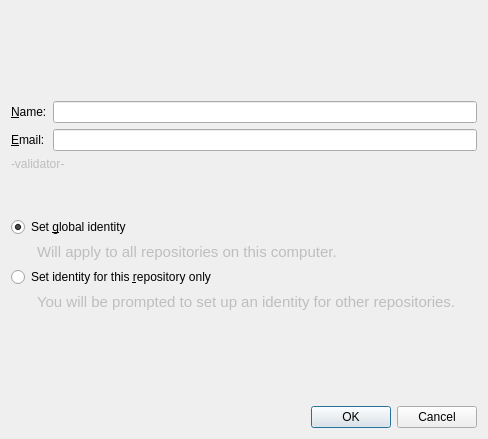
<?xml version="1.0" encoding="UTF-8"?>
<ui version="4.0">
 <class>IdentityDialog</class>
 <widget class="QDialog" name="IdentityDialog">
  <property name="geometry">
   <rect>
    <x>0</x>
    <y>0</y>
    <width>488</width>
    <height>439</height>
   </rect>
  </property>
  <property name="windowTitle">
   <string>Set up your Git identity</string>
  </property>
  <layout class="QGridLayout" name="gridLayout">
   <item row="0" column="0">
    <spacer name="verticalSpacer">
     <property name="orientation">
      <enum>Qt::Vertical</enum>
     </property>
     <property name="sizeHint" stdset="0">
      <size>
       <width>20</width>
       <height>62</height>
      </size>
     </property>
    </spacer>
   </item>
   <item row="1" column="0" colspan="2">
    <widget class="QLabel" name="label_2">
     <property name="text">
      <string>&amp;Name:</string>
     </property>
     <property name="buddy">
      <cstring>nameEdit</cstring>
     </property>
    </widget>
   </item>
   <item row="1" column="2">
    <widget class="QLineEdit" name="nameEdit"/>
   </item>
   <item row="2" column="0" colspan="2">
    <widget class="QLabel" name="label_3">
     <property name="text">
      <string>&amp;Email:</string>
     </property>
     <property name="buddy">
      <cstring>emailEdit</cstring>
     </property>
    </widget>
   </item>
   <item row="2" column="2">
    <widget class="QLineEdit" name="emailEdit"/>
   </item>
   <item row="3" column="0" colspan="3">
    <widget class="QLabel" name="validatorLabel">
     <property name="enabled">
      <bool>false</bool>
     </property>
     <property name="text">
      <string notr="true">-validator-</string>
     </property>
     <property name="wordWrap">
      <bool>true</bool>
     </property>
    </widget>
   </item>
   <item row="4" column="0">
    <spacer name="verticalSpacer_2">
     <property name="orientation">
      <enum>Qt::Vertical</enum>
     </property>
     <property name="sizeType">
      <enum>QSizePolicy::Preferred</enum>
     </property>
     <property name="sizeHint" stdset="0">
      <size>
       <width>20</width>
       <height>40</height>
      </size>
     </property>
    </spacer>
   </item>
   <item row="5" column="0" colspan="3">
    <widget class="QRadioButton" name="setGlobalIdentity">
     <property name="text">
      <string>Set &amp;global identity</string>
     </property>
     <property name="checked">
      <bool>true</bool>
     </property>
    </widget>
   </item>
   <item row="6" column="0">
    <spacer name="horizontalSpacer">
     <property name="orientation">
      <enum>Qt::Horizontal</enum>
     </property>
     <property name="sizeType">
      <enum>QSizePolicy::Fixed</enum>
     </property>
     <property name="sizeHint" stdset="0">
      <size>
       <width>13</width>
       <height>13</height>
      </size>
     </property>
    </spacer>
   </item>
   <item row="6" column="1" colspan="2">
    <widget class="QLabel" name="label_4">
     <property name="enabled">
      <bool>false</bool>
     </property>
     <property name="font">
      <font>
       <pointsize>11</pointsize>
      </font>
     </property>
     <property name="text">
      <string>Will apply to all repositories on this computer.</string>
     </property>
     <property name="wordWrap">
      <bool>true</bool>
     </property>
    </widget>
   </item>
   <item row="7" column="0" colspan="3">
    <widget class="QRadioButton" name="setLocalIdentity">
     <property name="text">
      <string>Set identity for this &amp;repository only</string>
     </property>
    </widget>
   </item>
   <item row="8" column="0">
    <spacer name="horizontalSpacer_2">
     <property name="orientation">
      <enum>Qt::Horizontal</enum>
     </property>
     <property name="sizeType">
      <enum>QSizePolicy::Fixed</enum>
     </property>
     <property name="sizeHint" stdset="0">
      <size>
       <width>13</width>
       <height>13</height>
      </size>
     </property>
    </spacer>
   </item>
   <item row="8" column="1" colspan="2">
    <widget class="QLabel" name="label_5">
     <property name="enabled">
      <bool>false</bool>
     </property>
     <property name="font">
      <font>
       <pointsize>11</pointsize>
      </font>
     </property>
     <property name="text">
      <string>You will be prompted to set up an identity for other repositories.</string>
     </property>
     <property name="wordWrap">
      <bool>true</bool>
     </property>
    </widget>
   </item>
   <item row="9" column="0">
    <spacer name="verticalSpacer_3">
     <property name="orientation">
      <enum>Qt::Vertical</enum>
     </property>
     <property name="sizeHint" stdset="0">
      <size>
       <width>20</width>
       <height>40</height>
      </size>
     </property>
    </spacer>
   </item>
   <item row="10" column="0" colspan="3">
    <widget class="QDialogButtonBox" name="buttonBox">
     <property name="orientation">
      <enum>Qt::Horizontal</enum>
     </property>
     <property name="standardButtons">
      <set>QDialogButtonBox::Cancel|QDialogButtonBox::Ok</set>
     </property>
    </widget>
   </item>
  </layout>
 </widget>
 <resources/>
 <connections>
  <connection>
   <sender>buttonBox</sender>
   <signal>accepted()</signal>
   <receiver>IdentityDialog</receiver>
   <slot>accept()</slot>
   <hints>
    <hint type="sourcelabel">
     <x>248</x>
     <y>254</y>
    </hint>
    <hint type="destinationlabel">
     <x>157</x>
     <y>274</y>
    </hint>
   </hints>
  </connection>
  <connection>
   <sender>buttonBox</sender>
   <signal>rejected()</signal>
   <receiver>IdentityDialog</receiver>
   <slot>reject()</slot>
   <hints>
    <hint type="sourcelabel">
     <x>316</x>
     <y>260</y>
    </hint>
    <hint type="destinationlabel">
     <x>286</x>
     <y>274</y>
    </hint>
   </hints>
  </connection>
 </connections>
</ui>
